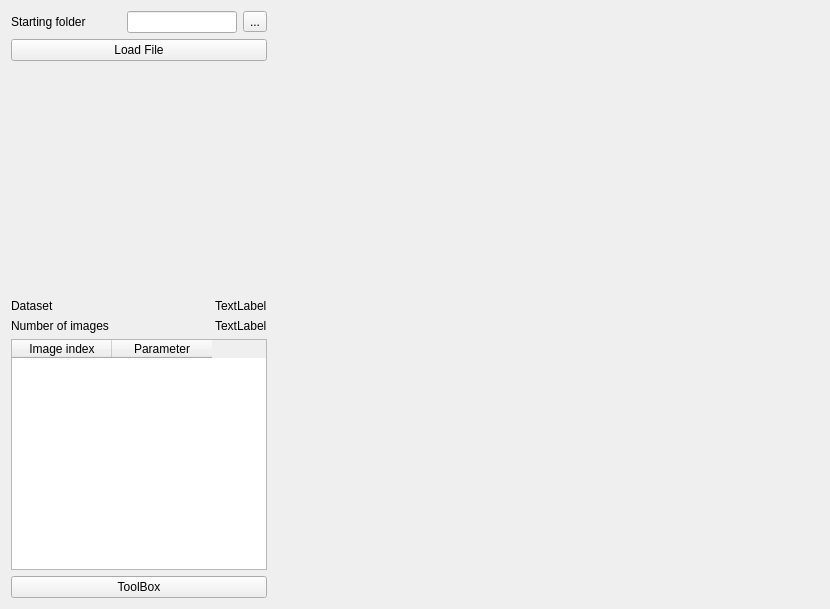
<?xml version="1.0" encoding="UTF-8"?>
<ui version="4.0">
 <class>VMI_panel</class>
 <widget class="QWidget" name="VMI_panel">
  <property name="enabled">
   <bool>true</bool>
  </property>
  <property name="geometry">
   <rect>
    <x>0</x>
    <y>0</y>
    <width>830</width>
    <height>609</height>
   </rect>
  </property>
  <property name="sizePolicy">
   <sizepolicy hsizetype="Minimum" vsizetype="Minimum">
    <horstretch>0</horstretch>
    <verstretch>0</verstretch>
   </sizepolicy>
  </property>
  <property name="minimumSize">
   <size>
    <width>0</width>
    <height>0</height>
   </size>
  </property>
  <property name="windowTitle">
   <string>Form</string>
  </property>
  <layout class="QHBoxLayout" name="horizontalLayout_3">
   <item>
    <layout class="QVBoxLayout" name="verticalLayout">
     <property name="sizeConstraint">
      <enum>QLayout::SetFixedSize</enum>
     </property>
     <item>
      <layout class="QHBoxLayout" name="horizontalLayout_5">
       <item>
        <widget class="QLabel" name="label">
         <property name="sizePolicy">
          <sizepolicy hsizetype="Preferred" vsizetype="Preferred">
           <horstretch>0</horstretch>
           <verstretch>0</verstretch>
          </sizepolicy>
         </property>
         <property name="text">
          <string>Starting folder</string>
         </property>
        </widget>
       </item>
       <item>
        <widget class="QLineEdit" name="folderBase_lineEdit">
         <property name="sizePolicy">
          <sizepolicy hsizetype="Minimum" vsizetype="Fixed">
           <horstretch>0</horstretch>
           <verstretch>0</verstretch>
          </sizepolicy>
         </property>
         <property name="toolTip">
          <string>&lt;html&gt;&lt;head/&gt;&lt;body&gt;&lt;p&gt;Use this folder as the base folder when loading data&lt;/p&gt;&lt;/body&gt;&lt;/html&gt;</string>
         </property>
        </widget>
       </item>
       <item>
        <widget class="QToolButton" name="folderSelection_toolButton">
         <property name="text">
          <string>...</string>
         </property>
        </widget>
       </item>
      </layout>
     </item>
     <item>
      <widget class="QPushButton" name="loadFile_button">
       <property name="text">
        <string>Load File</string>
       </property>
      </widget>
     </item>
     <item>
      <spacer name="verticalSpacer">
       <property name="orientation">
        <enum>Qt::Vertical</enum>
       </property>
       <property name="sizeHint" stdset="0">
        <size>
         <width>20</width>
         <height>80</height>
        </size>
       </property>
      </spacer>
     </item>
     <item>
      <layout class="QHBoxLayout" name="horizontalLayout">
       <property name="sizeConstraint">
        <enum>QLayout::SetMinimumSize</enum>
       </property>
       <item>
        <widget class="QLabel" name="dataset_label">
         <property name="text">
          <string>Dataset</string>
         </property>
        </widget>
       </item>
       <item>
        <widget class="QLabel" name="datasetSel_label">
         <property name="sizePolicy">
          <sizepolicy hsizetype="Fixed" vsizetype="Preferred">
           <horstretch>0</horstretch>
           <verstretch>0</verstretch>
          </sizepolicy>
         </property>
         <property name="text">
          <string>TextLabel</string>
         </property>
        </widget>
       </item>
      </layout>
     </item>
     <item>
      <layout class="QHBoxLayout" name="horizontalLayout_2">
       <item>
        <widget class="QLabel" name="imageNumber_label">
         <property name="sizePolicy">
          <sizepolicy hsizetype="Preferred" vsizetype="Preferred">
           <horstretch>0</horstretch>
           <verstretch>0</verstretch>
          </sizepolicy>
         </property>
         <property name="text">
          <string>Number of images</string>
         </property>
        </widget>
       </item>
       <item>
        <widget class="QLabel" name="imageNumber_value">
         <property name="sizePolicy">
          <sizepolicy hsizetype="Fixed" vsizetype="Preferred">
           <horstretch>0</horstretch>
           <verstretch>0</verstretch>
          </sizepolicy>
         </property>
         <property name="text">
          <string>TextLabel</string>
         </property>
        </widget>
       </item>
      </layout>
     </item>
     <item>
      <widget class="imageSelectionTableWidget" name="image_tableWidget">
       <property name="enabled">
        <bool>true</bool>
       </property>
       <property name="sizePolicy">
        <sizepolicy hsizetype="Preferred" vsizetype="Expanding">
         <horstretch>0</horstretch>
         <verstretch>0</verstretch>
        </sizepolicy>
       </property>
       <property name="selectionBehavior">
        <enum>QAbstractItemView::SelectRows</enum>
       </property>
       <attribute name="horizontalHeaderVisible">
        <bool>true</bool>
       </attribute>
       <attribute name="verticalHeaderVisible">
        <bool>false</bool>
       </attribute>
       <column>
        <property name="text">
         <string>Image index</string>
        </property>
       </column>
       <column>
        <property name="text">
         <string>Parameter</string>
        </property>
       </column>
      </widget>
     </item>
     <item>
      <widget class="QPushButton" name="ApplyButton">
       <property name="text">
        <string>ToolBox</string>
       </property>
      </widget>
     </item>
    </layout>
   </item>
   <item>
    <widget class="Viewer2DWidget" name="imageViewer" native="true">
     <property name="sizePolicy">
      <sizepolicy hsizetype="Expanding" vsizetype="Expanding">
       <horstretch>0</horstretch>
       <verstretch>0</verstretch>
      </sizepolicy>
     </property>
    </widget>
   </item>
  </layout>
 </widget>
 <customwidgets>
  <customwidget>
   <class>Viewer2DWidget</class>
   <extends>QWidget</extends>
   <header>viewer2D_widget</header>
   <container>1</container>
  </customwidget>
  <customwidget>
   <class>imageSelectionTableWidget</class>
   <extends>QTableWidget</extends>
   <header>CustomTableWidget</header>
  </customwidget>
 </customwidgets>
 <resources/>
 <connections/>
</ui>
